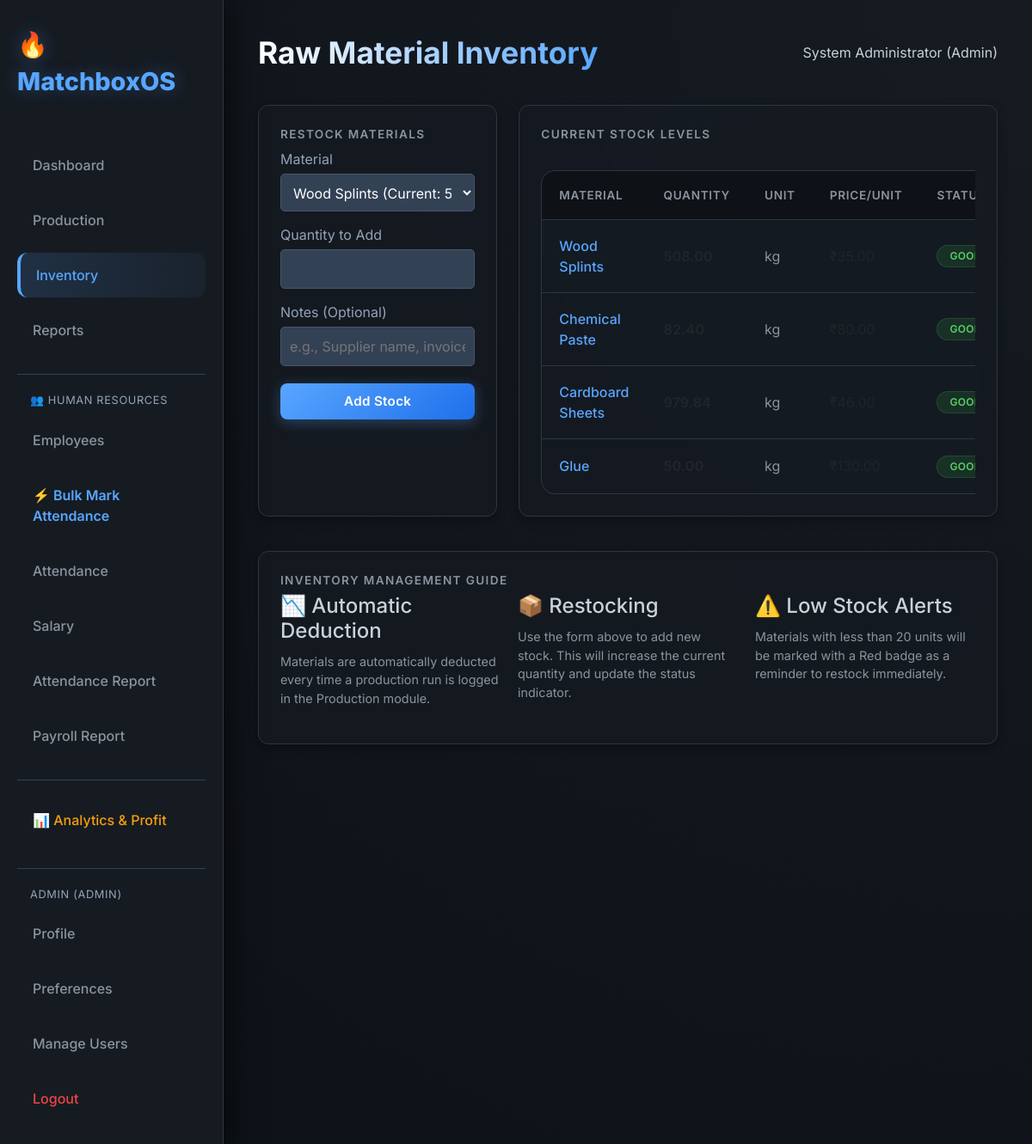
Page /inventory (signed in) on the committed database.
### auth_models.py (models this page shows, shortened)
class User(UserMixin, db.Model):
    __tablename__ = 'user'
    id = db.Column(db.Integer, primary_key=True)
    username = db.Column(db.String(80), unique=True, nullable=False, index=True)
    email = db.Column(db.String(120), unique=True, nullable=False, index=True)
    password_hash = db.Column(db.String(255), nullable=False)
    full_name = db.Column(db.String(100))
    role = db.Column(db.String(20), default='operator')  # admin, operator, viewer
    is_active = db.Column(db.Boolean, default=True)
    created_at = db.Column(db.DateTime, default=datetime.datetime.utcnow)
    last_login = db.Column(db.DateTime)
    def has_permission(self, permission):
        permissions = {
            'admin': ['view', 'create', 'edit', 'delete', 'manage_users'],
            'operator': ['view', 'create', 'edit'],
            'viewer': ['view']
        }
        return permission in permissions.get(self.role, [])

### models.py (models this page shows, shortened)
class RawMaterial(db.Model):
    __tablename__ = 'raw_material'
    id = db.Column(db.Integer, primary_key=True)
    name = db.Column(db.String(100), unique=True, nullable=False, index=True)
    quantity = db.Column(db.Float, default=0.0, nullable=False)
    unit = db.Column(db.String(20), nullable=False)
    unit_price = db.Column(db.Float, default=0.0, nullable=False)
    created_at = db.Column(db.DateTime, default=datetime.datetime.utcnow)
    updated_at = db.Column(
        db.DateTime, default=datetime.datetime.utcnow, onupdate=datetime.datetime.utcnow)
    __table_args__ = (
        db.CheckConstraint('quantity >= 0', name='check_quantity_positive'),
        db.CheckConstraint('unit_price >= 0', name='check_price_positive'),
    )

### routes.py (the view, shortened to what this page needs)
@bp.route('/inventory', methods=['GET', 'POST'])
@login_required
def inventory():
    raw_materials = RawMaterial.query.all()
    return render_template('inventory.html', raw_materials=raw_materials)

### app.py (called while the page is built)
@login_manager.user_loader
def load_user(user_id):
    return User.query.get(int(user_id))

### templates/inventory.html (shortened to what this page needs)
{% extends "base.html" %}
{% block header %}Raw Material Inventory{% endblock %}
{% block content %}
<div class="grid-container" style="grid-template-columns: 1fr 2fr;">
    <div class="card">
        <h3>Restock Materials</h3>
        <form method="POST" action="{{ url_for('main.inventory') }}">
            <div style="margin-bottom: 15px;">
                <label style="display: block; margin-bottom: 5px; color: #94a3b8;">Material</label>
                <select name="material_id" required
                    style="width: 100%; padding: 10px; background: #334155; border: 1px solid #475569; color: white; border-radius: 5px;">
                    {% for mat in raw_materials %}
                    <option value="{{ mat.id }}">{{ mat.name }} (Current: {{ mat.quantity }} {{ mat.unit }})</option>
                    {% endfor %}
                </select>
            </div>
            <div style="margin-bottom: 15px;">
                <label style="display: block; margin-bottom: 5px; color: #94a3b8;">Quantity to Add</label>
                <input type="number" step="0.01" name="quantity" min="0.1" required
                    style="width: 100%; padding: 10px; background: #334155; border: 1px solid #475569; color: white; border-radius: 5px;">
            </div>
            <div style="margin-bottom: 20px;">
                <label style="display: block; margin-bottom: 5px; color: #94a3b8;">Notes (Optional)</label>
                <input type="text" name="notes" placeholder="e.g., Supplier name, invoice number..."
                    style="width: 100%; padding: 10px; background: #334155; border: 1px solid #475569; color: white; border-radius: 5px;">
            </div>
            <button type="submit" class="btn btn-primary" style="width: 100%;">Add Stock</button>
        </form>
    </div>
    <div class="card">
        <h3>Current Stock Levels</h3>
        <div style="max-height: 500px; overflow-y: auto;">
            <table>
                <thead>
                    <tr>
                        <th>Material</th>
                        <th>Quantity</th>
                        <th>Unit</th>
                        <th>Price/Unit</th>
                        <th>Status</th>
                    </tr>
                </thead>
                <tbody>
                    {% for mat in raw_materials %}
                    <tr>
                        <td style="font-weight: 500; color: var(--accent-color);">{{ mat.name }}</td>
                        <td style="font-weight: bold;">{{ "%.2f"|format(mat.quantity) }}</td>
                        <td style="color: #8b949e;">{{ mat.unit }}</td>
                        <td>₹{{ "%.2f"|format(mat.unit_price) }}</td>
                        <td>
                            {% if mat.quantity < 20 %} <span class="badge badge-danger">Low Stock</span>
                                {% elif mat.quantity < 50 %} <span class="badge"
                                    style="background: rgba(245, 158, 11, 0.1); color: #f59e0b; border: 1px solid rgba(245, 158, 11, 0.2);">
                                    Medium</span>
                                    {% else %}
                                    <span class="badge badge-success">Good</span>
                                    {% endif %}
                        </td>
                    </tr>
                    {% endfor %}
                </tbody>
            </table>
        </div>
    </div>
</div>
<div class="card" style="margin-top: 30px;">
    <h3>Inventory Management Guide</h3>
    <div style="display: grid; grid-template-columns: repeat(3, 1fr); gap: 20px; font-size: 0.9rem; color: #8b949e;">
        <div>
            <h4 style="color: var(--text-color); margin-bottom: 10px;">📉 Automatic Deduction</h4>
            <p>Materials are automatically deducted every time a production run is logged in the Production module.</p>
        </div>
        <div>
            <h4 style="color: var(--text-color); margin-bottom: 10px;">📦 Restocking</h4>
            <p>Use the form above to add new stock. This will increase the current quantity and update the status
                indicator.</p>
        </div>
        <div>
            <h4 style="color: var(--text-color); margin-bottom: 10px;">⚠️ Low Stock Alerts</h4>
            <p>Materials with less than 20 units will be marked with a Red badge as a reminder to restock immediately.
            </p>
        </div>
    </div>
</div>
{% endblock %}

### templates/base.html (shortened to what this page needs)
<!DOCTYPE html>
<html lang="en">
<head>
    <link href="https://cdn.jsdelivr.net/npm/bootstrap@5.3.0/dist/css/bootstrap.min.css" rel="stylesheet">
    <link rel="stylesheet" href="https://cdnjs.cloudflare.com/ajax/libs/font-awesome/6.4.0/css/all.min.css">
    <link rel="stylesheet" href="{{ url_for('static', filename='css/style.css') }}">
</head>
<body>
    <div class="sidebar">
        <div class="logo">🔥 MatchboxOS</div>
        <nav>
            <a href="{{ url_for('main.dashboard') }}"
                class="nav-link {% if request.endpoint == 'main.dashboard' %}active{% endif %}">Dashboard</a>
            <a href="{{ url_for('main.production') }}"
                class="nav-link {% if request.endpoint == 'main.production' %}active{% endif %}">Production</a>
            <a href="{{ url_for('main.inventory') }}"
                class="nav-link {% if request.endpoint == 'main.inventory' %}active{% endif %}">Inventory</a>
            <a href="{{ url_for('main.reports') }}"
                class="nav-link {% if request.endpoint == 'main.reports' %}active{% endif %}">Reports</a>
            <div style="margin-top: 25px; border-top: 1px solid #334155; padding-top: 20px;">
                <div
                    style="color: #94a3b8; font-size: 0.8rem; padding: 0 15px 10px; text-transform: uppercase; letter-spacing: 0.05em;">
                    👥 Human Resources
                </div>
                <a href="{{ url_for('employee.list_employees') }}"
                    class="nav-link {% if request.endpoint == 'employee.list_employees' %}active{% endif %}">Employees</a>
                <a href="{{ url_for('employee.bulk_attendance') }}"
                    class="nav-link {% if request.endpoint == 'employee.bulk_attendance' %}active{% endif %}"
                    style="color: var(--accent-color); font-weight: 600;">⚡ Bulk Mark Attendance</a>
                <a href="{{ url_for('employee.attendance_list') }}"
                    class="nav-link {% if request.endpoint == 'employee.attendance_list' %}active{% endif %}">Attendance</a>
                <a href="{{ url_for('employee.salary_list') }}"
                    class="nav-link {% if request.endpoint == 'employee.salary_list' %}active{% endif %}">Salary</a>
                <a href="{{ url_for('employee.attendance_report') }}"
                    class="nav-link {% if request.endpoint == 'employee.attendance_report' %}active{% endif %}">Attendance
                    Report</a>
                <a href="{{ url_for('employee.payroll_report') }}"
                    class="nav-link {% if request.endpoint == 'employee.payroll_report' %}active{% endif %}">Payroll
                    Report</a>
            </div>
            {% if current_user.is_authenticated and current_user.role == 'admin' %}
            <div style="margin-top: 25px; border-top: 1px solid #334155; padding-top: 20px;">
                <a href="{{ url_for('main.analytics') }}"
                    class="nav-link {% if request.endpoint == 'main.analytics' %}active{% endif %}"
                    style="color: #f59e0b;">📊 Analytics & Profit</a>
            </div>
            {% endif %}
            <div style="margin-top: 30px; border-top: 1px solid #334155; padding-top: 20px;">
                {% if current_user.is_authenticated %}
                <div
                    style="color: #94a3b8; font-size: 0.8rem; padding: 0 15px 10px; text-transform: uppercase; letter-spacing: 0.05em;">
                    {{ current_user.username }} ({{ current_user.role }})
                </div>
                <a href="{{ url_for('auth.profile') }}"
                    class="nav-link {% if request.endpoint == 'auth.profile' %}active{% endif %}">Profile</a>
                <a href="{{ url_for('auth.preferences') }}"
                    class="nav-link {% if request.endpoint == 'auth.preferences' %}active{% endif %}">Preferences</a>
                {% if current_user.has_permission('manage_users') %}
                <a href="{{ url_for('auth.users') }}"
                    class="nav-link {% if request.endpoint == 'auth.users' %}active{% endif %}">Manage Users</a>
                {% endif %}
                <a href="{{ url_for('auth.logout') }}" class="nav-link" style="color: #ef4444;">Logout</a>
                {% else %}
                <a href="{{ url_for('auth.login') }}"
                    class="nav-link {% if request.endpoint == 'auth.login' %}active{% endif %}">Login</a>
                {% endif %}
            </div>
        </nav>
    </div>
    <div class="main-content">
        <header>
            <h1>{% block header %}Dashboard{% endblock %}</h1>
            <div class="user-profile">
                {% if current_user.is_authenticated %}
                {{ current_user.full_name or current_user.username }} ({{ current_user.role|capitalize }})
                {% else %}
                Guest
                {% endif %}
            </div>
        </header>
        {% block content %}{% endblock %}
    </div>
</body>
</html>

### static/css/style.css (style rules this page uses)
:root { --bg-color: #0d1117; --card-bg: rgba(22, 27, 34, 0.8); --text-color: #c9d1d9; --accent-color: #58a6ff; --accent-hover: #1f6feb; --danger-color: #f85149; --success-color: #3fb950; --border-color: #30363d; --glass-bg: rgba(22, 27, 34, 0.5); --sidebar-bg: #161b22; }
body { font-family: 'Inter', system-ui, -apple-system, sans-serif; background: radial-gradient(circle at top right, #161b22, #0d1117); color: var(--text-color); margin: 0; padding: 0; display: flex; min-height: 100vh; }
.sidebar { width: 260px; background-color: var(--sidebar-bg); padding: 30px 20px; border-right: 1px solid var(--border-color); display: flex; flex-direction: column; box-shadow: 10px 0 30px rgba(0, 0, 0, 0.5); z-index: 10; }
.logo { font-size: 1.8rem; font-weight: 800; color: var(--accent-color); margin-bottom: 50px; display: flex; align-items: center; gap: 12px; text-shadow: 0 0 20px rgba(88, 166, 255, 0.3); }
.nav-link { display: flex; align-items: center; padding: 14px 18px; margin-bottom: 12px; color: #8b949e; text-decoration: none; border-radius: 12px; transition: all 0.3s cubic-bezier(0.4, 0, 0.2, 1); font-weight: 500; }
.nav-link.active { background: linear-gradient(90deg, rgba(88, 166, 255, 0.15) 0%, rgba(88, 166, 255, 0.05) 100%); color: var(--accent-color); border-left: 4px solid var(--accent-color); }
.main-content { flex: 1; padding: 40px; overflow-y: auto; background: transparent; }
header { margin-bottom: 40px; display: flex; justify-content: space-between; align-items: center; }
h1 { font-size: 2.2rem; font-weight: 700; margin: 0; background: linear-gradient(to right, #fff, #58a6ff); -webkit-background-clip: text; background-clip: text; -webkit-text-fill-color: transparent; }
.grid-container { display: grid; grid-template-columns: repeat(auto-fit, minmax(280px, 1fr)); gap: 25px; margin-bottom: 40px; }
.card { background: var(--card-bg); backdrop-filter: blur(10px); padding: 25px; border-radius: 16px; border: 1px solid var(--border-color); transition: all 0.3s ease; box-shadow: 0 4px 6px -1px rgba(0, 0, 0, 0.1), 0 2px 4px -1px rgba(0, 0, 0, 0.06); }
.card h3 { margin-top: 0; color: #8b949e; font-size: 0.85rem; text-transform: uppercase; letter-spacing: 0.1em; font-weight: 600; }
table { width: 100%; border-collapse: separate; border-spacing: 0; margin-top: 25px; background: var(--card-bg); border-radius: 16px; overflow: hidden; border: 1px solid var(--border-color); }
th, td { padding: 18px 20px; text-align: left; border-bottom: 1px solid var(--border-color); }
th { background-color: rgba(0, 0, 0, 0.3); color: #8b949e; font-weight: 600; font-size: 0.85rem; text-transform: uppercase; letter-spacing: 0.05em; }
tr:last-child td { border-bottom: none; }
.btn { padding: 12px 24px; border-radius: 10px; border: none; cursor: pointer; font-weight: 600; transition: all 0.2s; text-decoration: none; display: inline-flex; align-items: center; justify-content: center; font-size: 0.95rem; }
.btn-primary { background: linear-gradient(135deg, var(--accent-color), var(--accent-hover)); color: white; box-shadow: 0 4px 15px rgba(88, 166, 255, 0.3); }
.badge { padding: 6px 12px; border-radius: 20px; font-size: 0.75rem; font-weight: 700; text-transform: uppercase; letter-spacing: 0.05em; }
.badge-success { background-color: rgba(63, 185, 80, 0.15); color: #56d364; border: 1px solid rgba(63, 185, 80, 0.2); }
input, select { transition: all 0.2s; }
.btn-primary { background: linear-gradient(135deg, var(--accent-color) 0%, var(--accent-hover) 100%); border: none; border-radius: 8px; font-weight: 600; letter-spacing: 0.3px; transition: all 0.3s ease; padding: 10px 20px; color: white; }
.card { border: 1px solid var(--border-color); border-radius: 12px; box-shadow: 0 4px 12px rgba(0, 0, 0, 0.3); background: var(--card-bg); transition: all 0.3s ease; }
.badge { padding: 6px 14px; border-radius: 20px; font-size: 12px; font-weight: 600; text-transform: uppercase; letter-spacing: 0.3px; }

### rows in the picture
User: username "ADMIN", role "ADMIN", full_name "System Administrator", role "Admin"
RawMaterial: name "Wood Splints", unit "kg", quantity "GOOD"
RawMaterial: name "Chemical Paste", unit "kg", quantity "GOOD"
RawMaterial: name "Cardboard Sheets", unit "kg", quantity "GOOD"
RawMaterial: name "Glue", unit "kg", quantity "GOOD"

### other values in the picture
form field material_id "Wood Splints (Current: 508.0 kg)"
